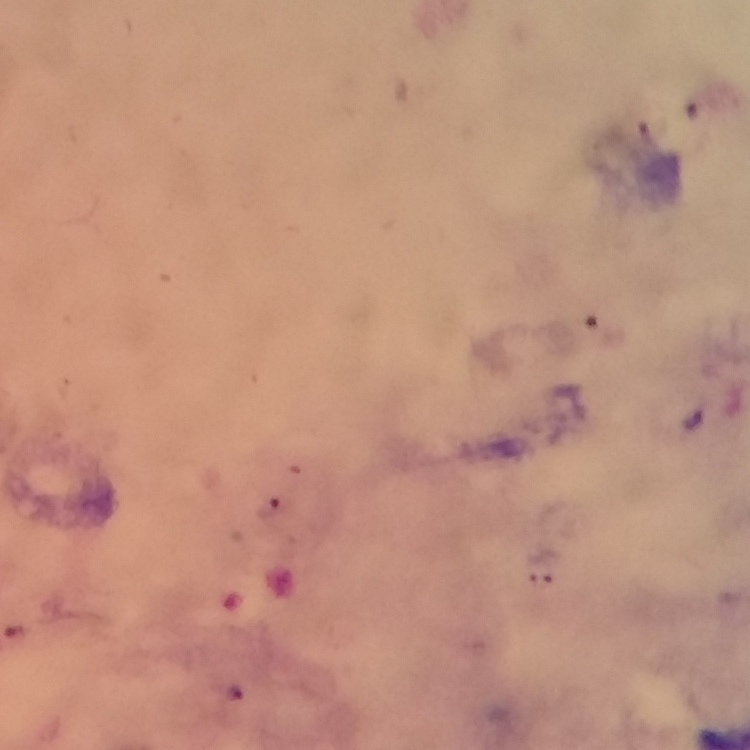
#> input picture PaluScope/data/samples/plasmodium-phone-0007.jpg, 750 x 750 px
$ python -i texture.py   (imports and definitions only)   (older library calls are emulated)
#> lines starting #> are read from the running program, lines starting #| are printed output that depends on the picture
"""Gradients (`grd_`) et texture (`tex_`) sur un patch en niveaux de gris (uint8, 48x48)."""
from __future__ import annotations

import cv2
import numpy as np
from skimage.feature import graycomatrix, graycoprops, local_binary_pattern

LBP_POINTS, LBP_RADIUS = 8, 1
LBP_BINS = LBP_POINTS + 2  # motifs « uniformes » : 10 classes
GLCM_LEVELS = 32
GLCM_PROPS = ("contrast", "homogeneity", "energy", "correlation")


def gradient_features(gray: np.ndarray) -> dict:
    gx = cv2.Sobel(gray, cv2.CV_32F, 1, 0, ksize=3)
    gy = cv2.Sobel(gray, cv2.CV_32F, 0, 1, ksize=3)
    mag = np.hypot(gx, gy)
    return {
        "grd_sobel_mean": float(mag.mean()),
        "grd_sobel_std": float(mag.std()),
        "grd_laplacian_var": float(cv2.Laplacian(gray, cv2.CV_32F).var()),
    }


def texture_features(gray: np.ndarray) -> dict:
    lbp = local_binary_pattern(gray, LBP_POINTS, LBP_RADIUS, method="uniform").astype(int)
    hist = np.bincount(lbp.ravel(), minlength=LBP_BINS)[:LBP_BINS] / lbp.size
    out = {f"tex_lbp{k}": float(v) for k, v in enumerate(hist)}

    q = (gray // (256 // GLCM_LEVELS)).astype(np.uint8)
    glcm = graycomatrix(q, distances=[1], angles=[0, np.pi / 4, np.pi / 2, 3 * np.pi / 4],
                        levels=GLCM_LEVELS, symmetric=True, normed=True)
    for p in GLCM_PROPS:
        # corrélation indéfinie (NaN) sur un patch uniforme : on la remplace par 0
        out[f"tex_glcm_{p}"] = float(np.nan_to_num(np.mean(graycoprops(glcm, p))))
    return out

>>> import cv2
>>> picture = cv2.imread('../../PaluScope/data/samples/plasmodium-phone-0007.jpg', cv2.IMREAD_GRAYSCALE)
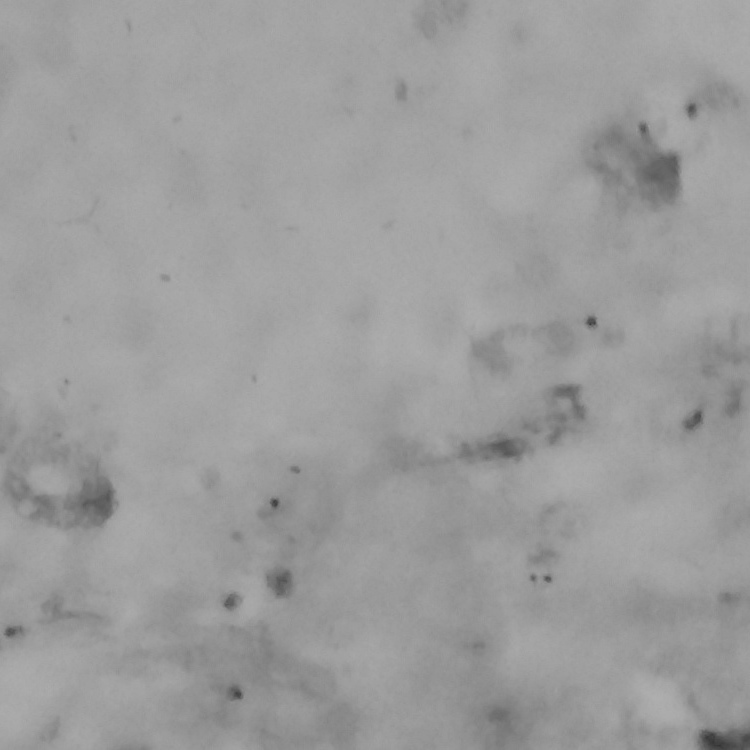
#> picture: shape (750, 750); min 51, max 175, mean 156.8
>>> result = gradient_features(picture)
#> in gradient_features, `gx = cv2.Sobel(gray, cv2.CV_32F, 1, 0, ksize=3)`:
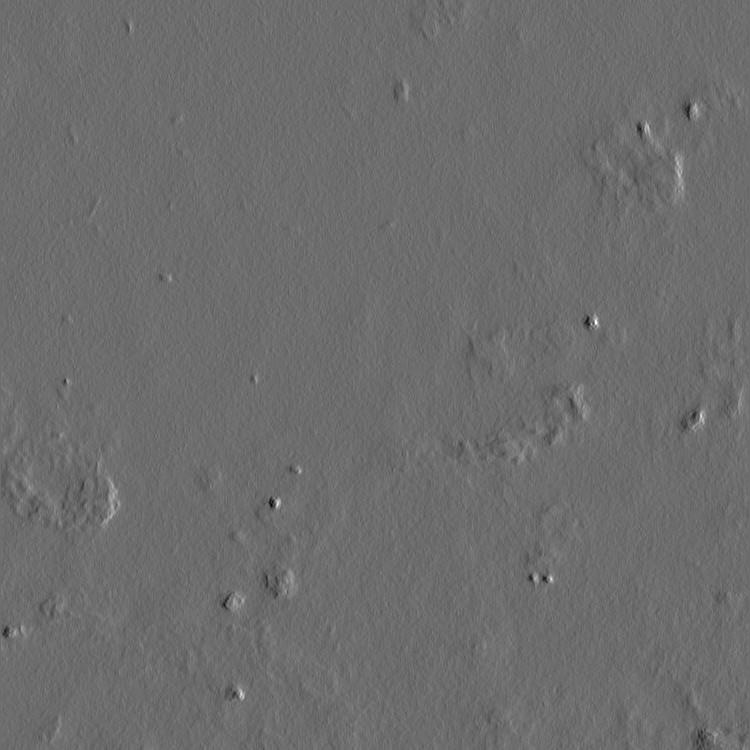
#> gx: shape (750, 750) float32; min -157, max 209, mean 0; drawn with min black and max white
#> in gradient_features, `gy = cv2.Sobel(gray, cv2.CV_32F, 0, 1, ksize=3)`:
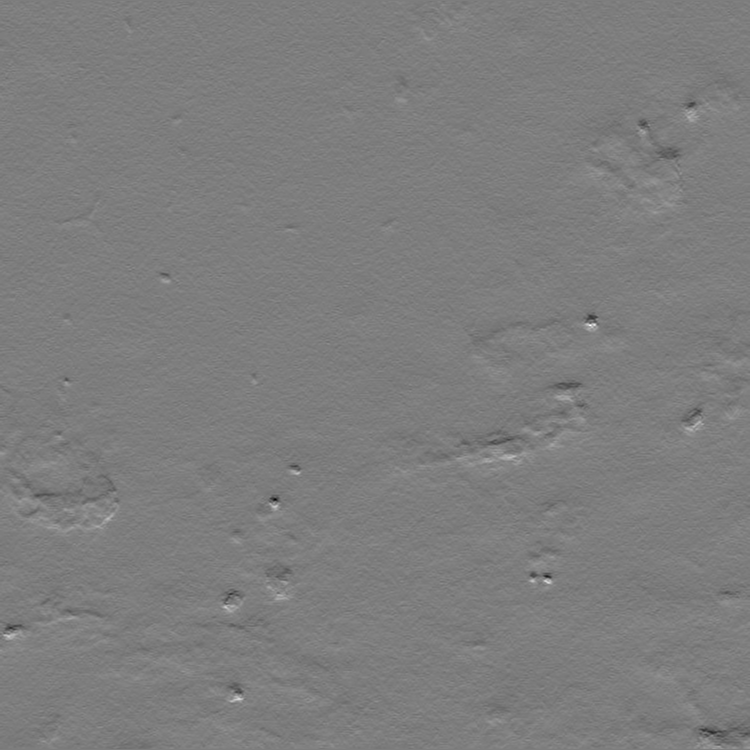
#> gy: shape (750, 750) float32; min -196, max 201, mean -0.2; drawn with min black and max white
#> in gradient_features, `mag = np.hypot(gx, gy)`:
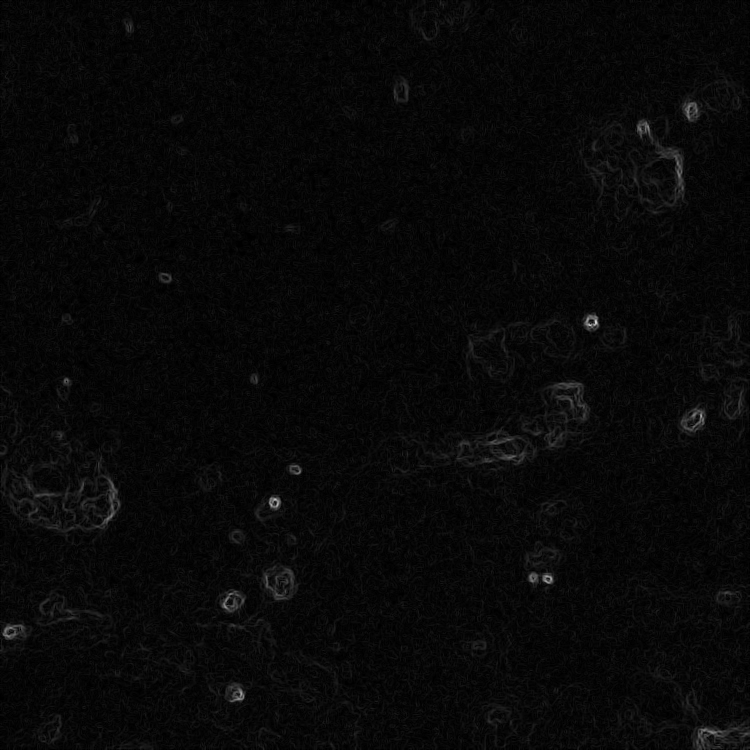
#> mag: shape (750, 750) float32; min 0, max 214.4, mean 8.4
#> result = {'grd_sobel_mean': 8.4, 'grd_sobel_std': 7.56, 'grd_laplacian_var': 8.35}

$ run again, on PaluScope/data/samples/plasmodium-phone-0043.jpg
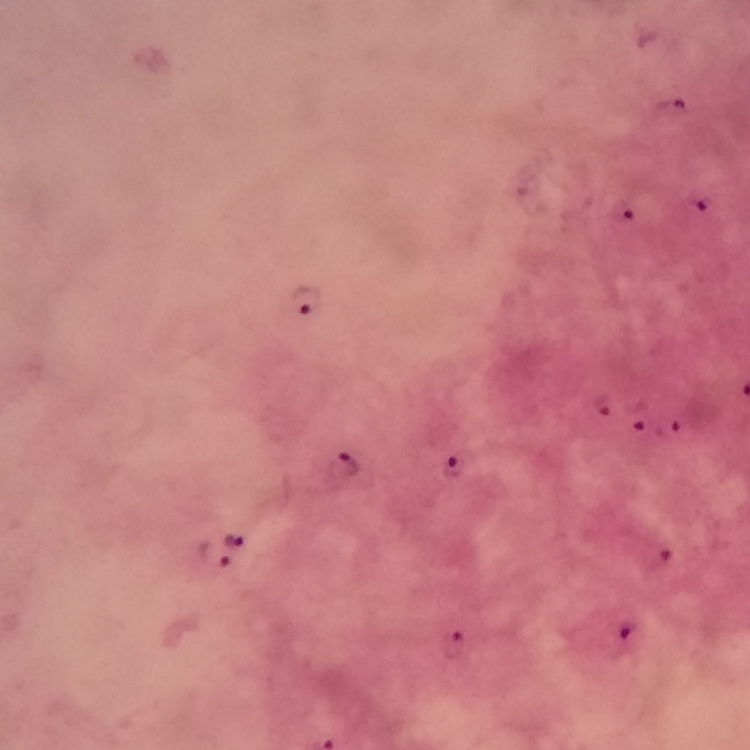
#> input picture PaluScope/data/samples/plasmodium-phone-0043.jpg, 750 x 750 px
#> in gradient_features, `gy = cv2.Sobel(gray, cv2.CV_32F, 0, 1, ksize=3)`:
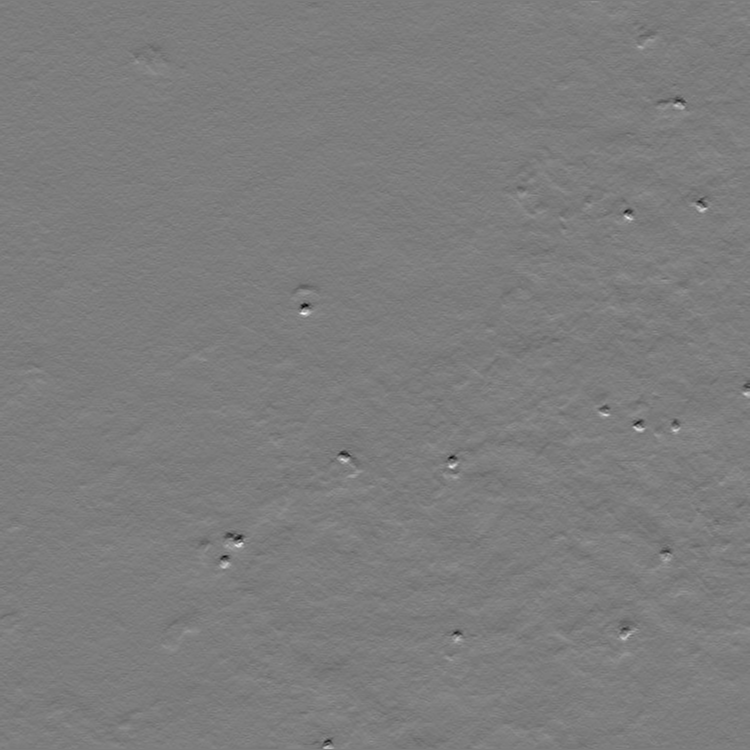
#> gy: shape (750, 750) float32; min -232, max 241, mean 0; drawn with min black and max white
#> in gradient_features, `mag = np.hypot(gx, gy)`:
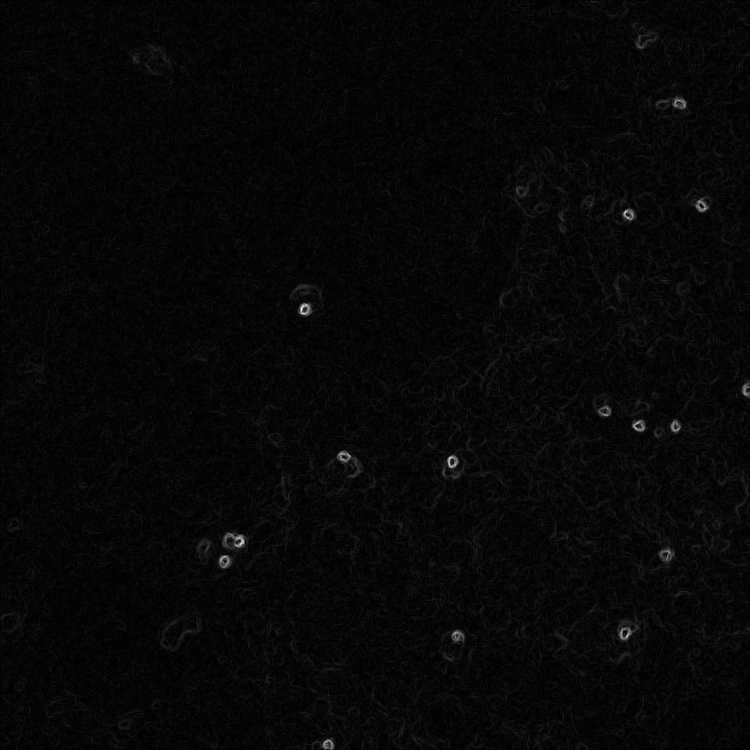
#> mag: shape (750, 750) float32; min 0, max 307.7, mean 8.9; drawn with min black and max white
#> result = {'grd_sobel_mean': 8.89, 'grd_sobel_std': 8.45, 'grd_laplacian_var': 8.52}

$ run again, on PaluScope/data/samples/plasmodium-phone-0063.jpg
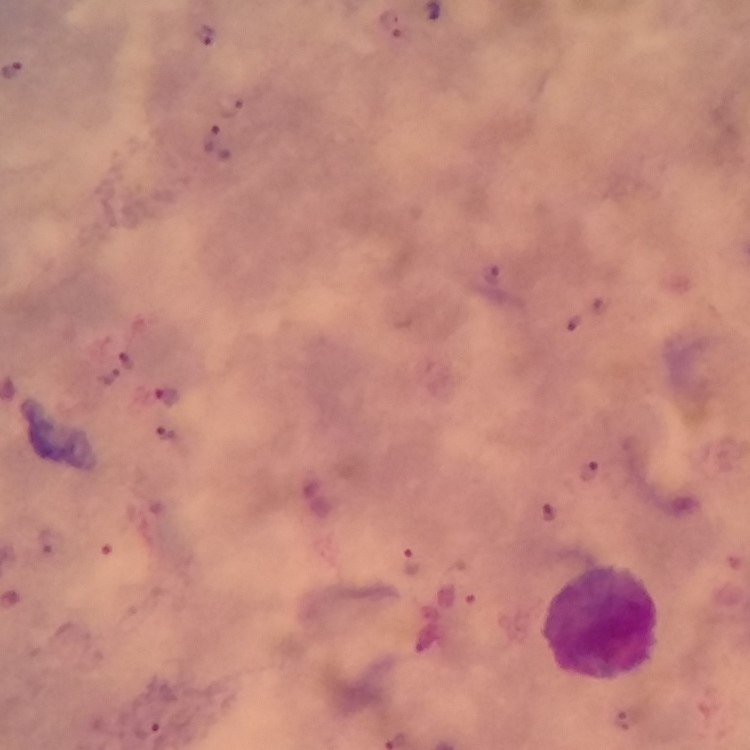
#> input picture PaluScope/data/samples/plasmodium-phone-0063.jpg, 750 x 750 px
#> in gradient_features, `gy = cv2.Sobel(gray, cv2.CV_32F, 0, 1, ksize=3)`:
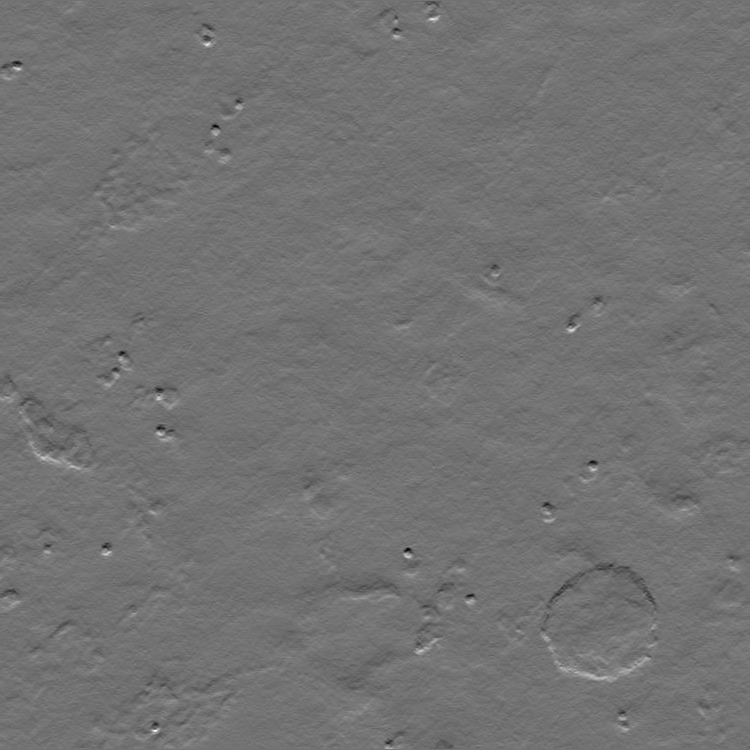
#> gy: shape (750, 750) float32; min -170, max 208, mean 0; drawn with min black and max white
#> in gradient_features, `mag = np.hypot(gx, gy)`:
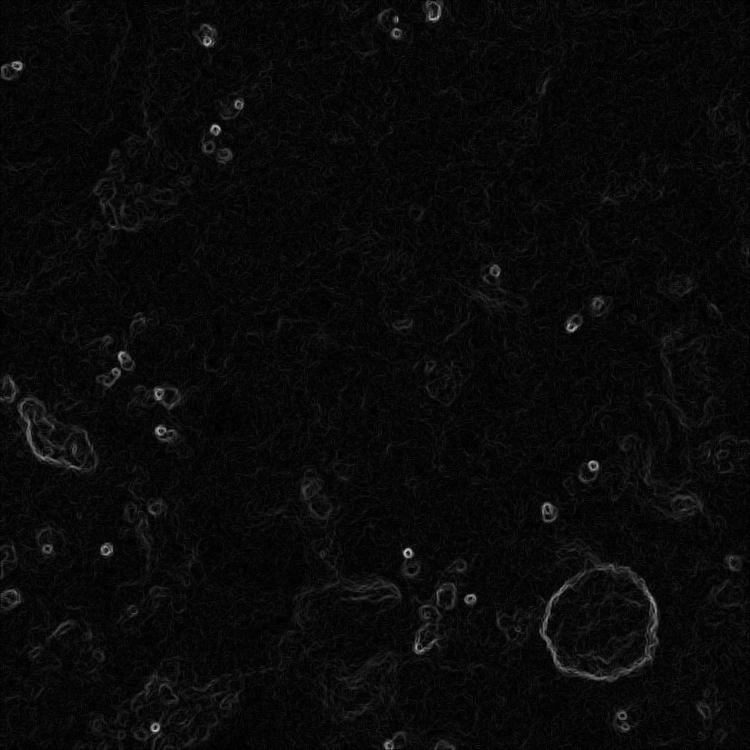
#> mag: shape (750, 750) float32; min 0, max 213.9, mean 10.1
#> result = {'grd_sobel_mean': 10.09, 'grd_sobel_std': 9.47, 'grd_laplacian_var': 8.54}

$ run again, on PaluScope/data/samples/plasmodium-phone-0067.jpg
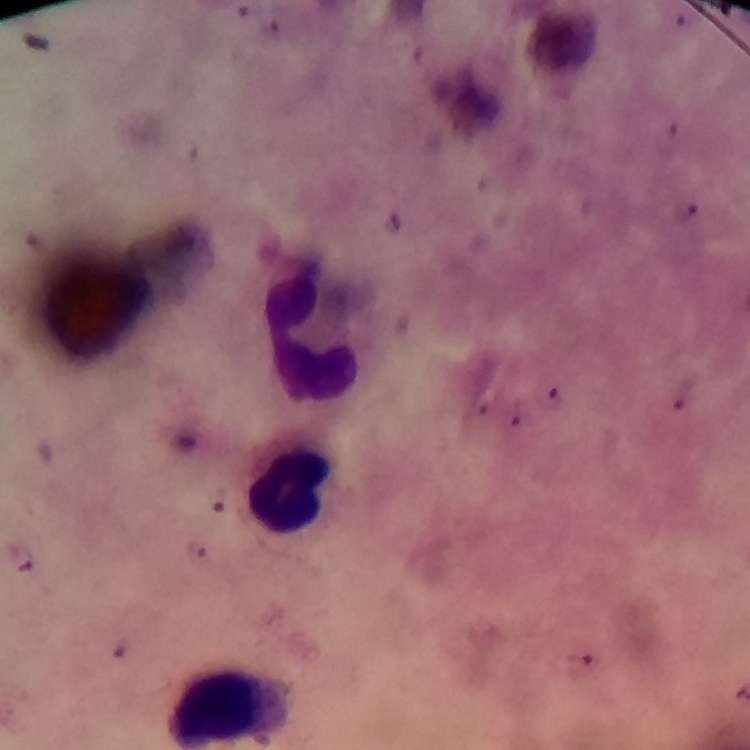
#> input picture PaluScope/data/samples/plasmodium-phone-0067.jpg, 750 x 750 px
#> in gradient_features, `gy = cv2.Sobel(gray, cv2.CV_32F, 0, 1, ksize=3)`:
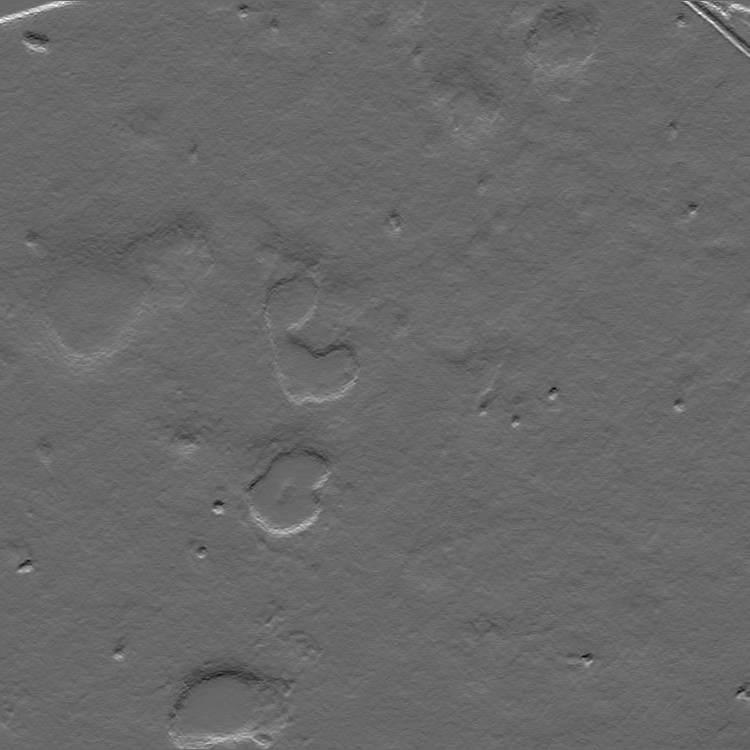
#> gy: shape (750, 750) float32; min -167, max 240, mean 0.4; drawn with min black and max white
#> in gradient_features, `mag = np.hypot(gx, gy)`:
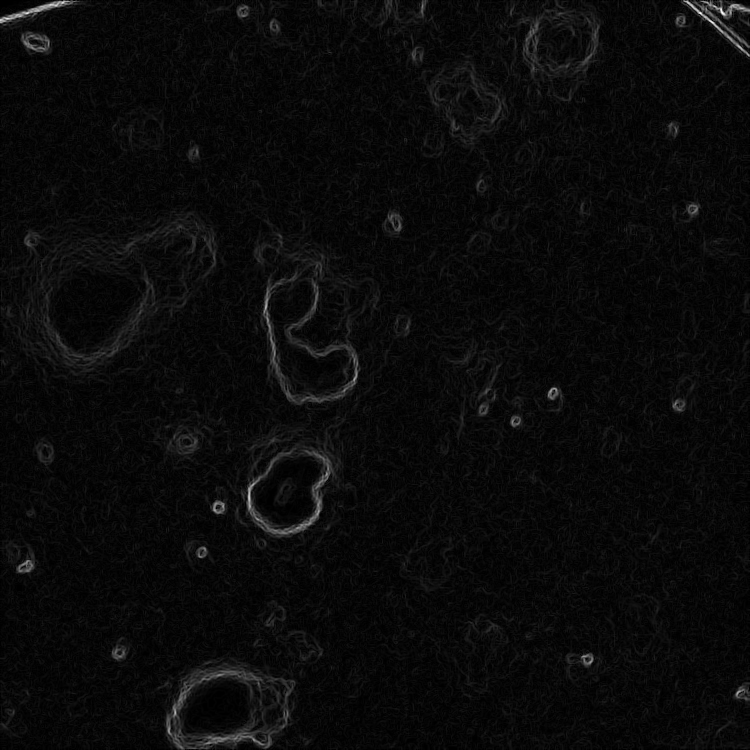
#> mag: shape (750, 750) float32; min 0, max 273.4, mean 11.5; drawn with min black and max white
#> result = {'grd_sobel_mean': 11.47, 'grd_sobel_std': 12.27, 'grd_laplacian_var': 13.77}
